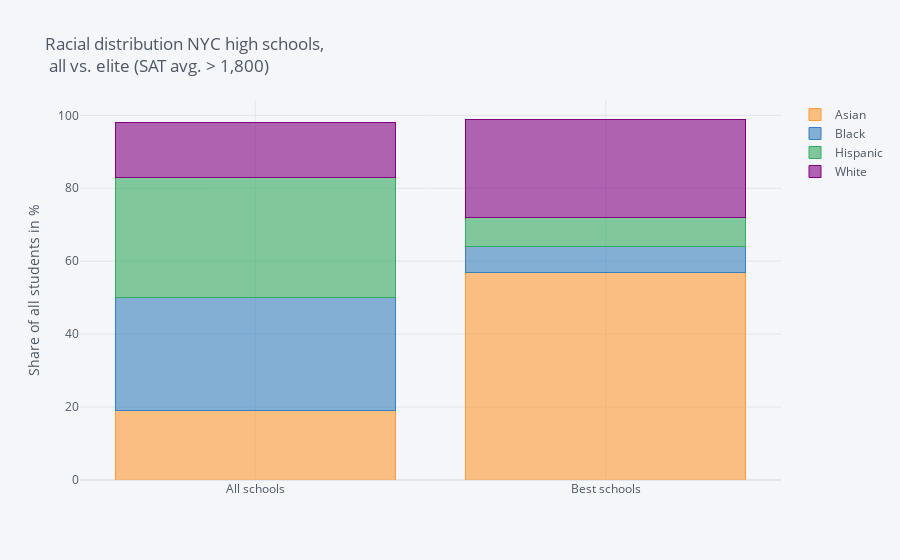

This figure's notebook cell:
### Markdown cell above
The best Schools based on Safety and High SAT Scores are from Staten Island, Bronx , Queens and Brooklyn borough respectively.

### Code cell
num_race = ['asian_num', 'black_num', 'hispanic_num', 'white_num']
high_sat = combined["sat_score"] > 1800

race_dist = pd.DataFrame(data=[combined.loc[:, num_race].sum()/combined.loc[:, num_race].sum().sum(),
                               combined.loc[high_sat, num_race].sum()/combined.loc[high_sat, num_race].sum().sum()],
                         index=["All schools", "Best schools"])*100
race_dist.columns = ["Asian","Black","Hispanic", "White"]
race_dist.astype(int).iplot(kind="bar", barmode="stack", yTitle='Share of all students in %',
                            title='Racial distribution NYC high schools, <br> all vs. elite (SAT avg. > 1,800)')

### Figure 1 — Plotly figure (JSON) as saved in the notebook; plotly's stock layout.template omitted (floating-point values rounded to 4 significant figures)
{"data": [{"marker": {"color": "rgba(255, 153, 51, 0.6)", "line": {"color": "rgba(255, 153, 51, 1.0)", "width": 1}}, "name": "Asian", "orientation": "v", "text": "", "type": "bar", "x": ["All schools", "Best schools"], "y": [19, 57]}, {"marker": {"color": "rgba(55, 128, 191, 0.6)", "line": {"color": "rgba(55, 128, 191, 1.0)", "width": 1}}, "name": "Black", "orientation": "v", "text": "", "type": "bar", "x": ["All schools", "Best schools"], "y": [31, 7]}, {"marker": {"color": "rgba(50, 171, 96, 0.6)", "line": {"color": "rgba(50, 171, 96, 1.0)", "width": 1}}, "name": "Hispanic", "orientation": "v", "text": "", "type": "bar", "x": ["All schools", "Best schools"], "y": [33, 8]}, {"marker": {"color": "rgba(128, 0, 128, 0.6)", "line": {"color": "rgba(128, 0, 128, 1.0)", "width": 1}}, "name": "White", "orientation": "v", "text": "", "type": "bar", "x": ["All schools", "Best schools"], "y": [15, 27]}], "layout": {"barmode": "stack", "legend": {"bgcolor": "#F5F6F9", "font": {"color": "#4D5663"}, "traceorder": "normal"}, "paper_bgcolor": "#F5F6F9", "plot_bgcolor": "#F5F6F9", "title": {"font": {"color": "#4D5663"}, "text": "Racial distribution NYC high schools, <br> all vs. elite (SAT avg. > 1,800)"}, "xaxis": {"gridcolor": "#E1E5ED", "showgrid": true, "tickfont": {"color": "#4D5663"}, "title": {"font": {"color": "#4D5663"}, "text": ""}, "zerolinecolor": "#E1E5ED"}, "yaxis": {"gridcolor": "#E1E5ED", "showgrid": true, "tickfont": {"color": "#4D5663"}, "title": {"font": {"color": "#4D5663"}, "text": "Share of all students in %"}, "zerolinecolor": "#E1E5ED"}}}
